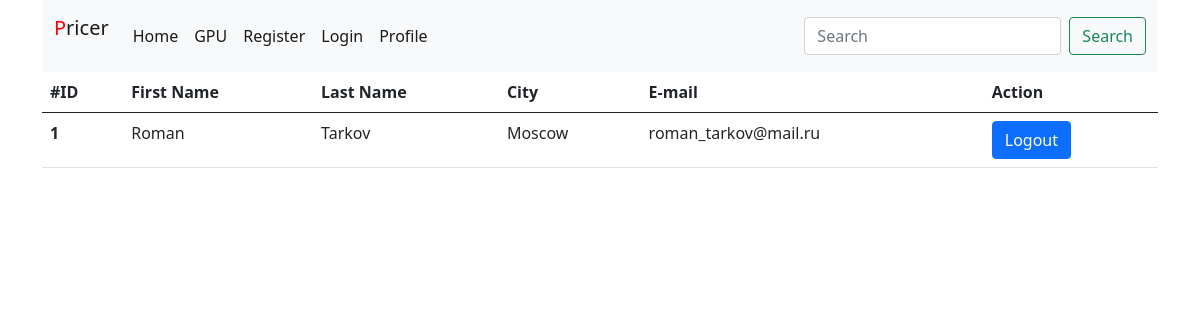
The app's page /profile (signed in) with its own data.
### webapp/model.py (models this page shows, shortened)
class User(db.Model, UserMixin):
    id = db.Column(db.Integer, primary_key=True)
    email = db.Column(db.String(50), unique=True)
    password = db.Column(db.String(500), nullable=True)  # не пустое, под хеш пароля
    role = db.Column(db.String(10), index=True)
    firstname = db.Column(db.String(50))
    lastname = db.Column(db.String(50))
    city = db.Column(db.String(100))
    date = db.Column(db.DateTime, default=datetime.utcnow)

### webapp/__init__.py (the view)
    @app.route('/profile')
    @login_required
    def profile():
        user = User.query.filter(User.id == current_user.get_id()).first()
        return render_template('profile.html', menu=menu, title='Profile', user=user)

### webapp/templates/profile.html
{% extends 'base.html' %}
{% block content %}
{{ super() }}
<div class="container">
    <div class="row">
        <div class="col">
            <table class="table">
                <thead>
                    <tr>
                        <th scope="col">#ID</th>
                        <th scope="col">First Name</th>
                        <th scope="col">Last Name</th>
                        <th scope="col">City</th>
                        <th scope="col">E-mail</th>
                        <th scopre="col">Action</th>
                    </tr>
                </thead>
                <tbody>
                    <tr>
                        <th scope="row">{{ user.id }}</th>
                        <td>{{ user.firstname.capitalize()}}</td>
                        <td>{{ user.lastname.capitalize()}}</td>
                        <td>{{ user.city.capitalize() }}</td>
                        <td>{{ user.email }}</td>
                        <td>
                            <a class="btn btn-primary" href="{{ url_for('logout') }}" role="button">Logout</a>
                        </td>
                    </tr>
                </tbody>
            </table>
        </div>
    </div>
</div>
{% endblock %}

### records on screen
User: id "1", firstname "Roman", lastname "Tarkov", city "Moscow", email "roman_tarkov@mail.ru"

### other values on screen
{{ title }} "Home" "GPU" "Register" "Login" "Profile"
